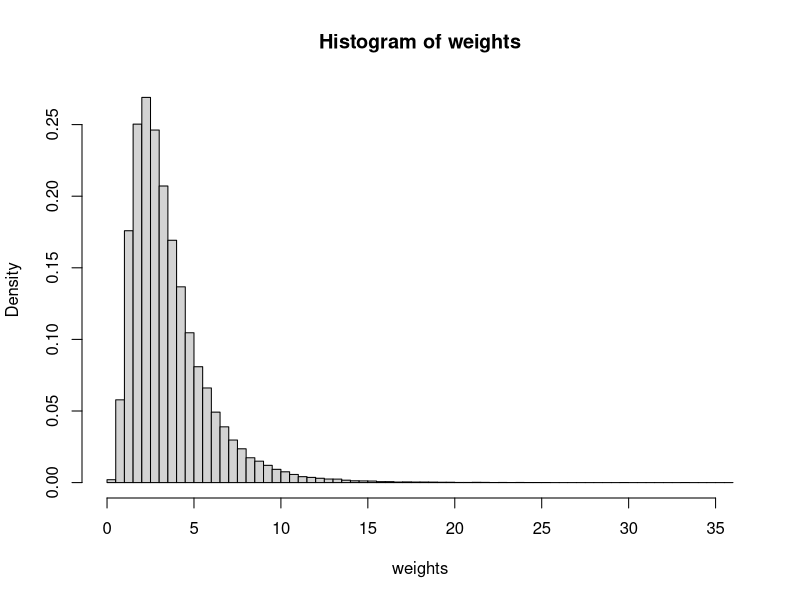
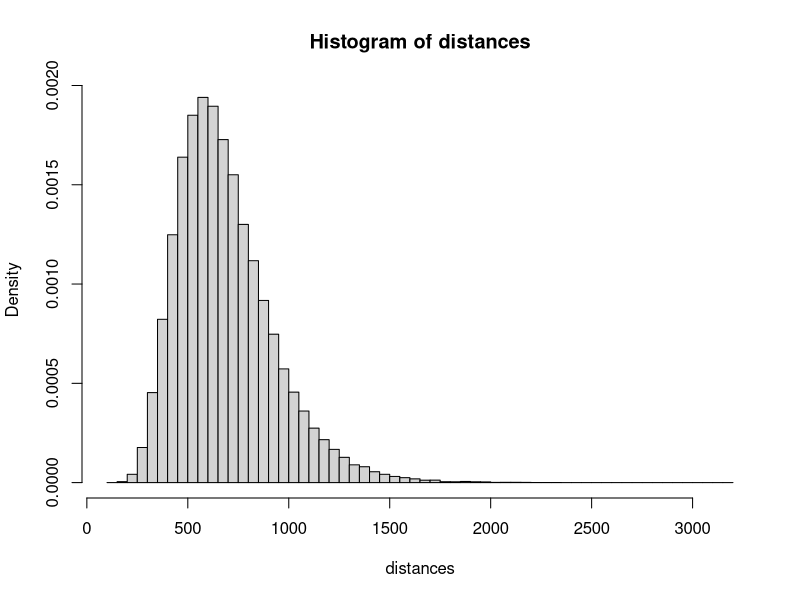

Recreate these plots in R, in order. (Note: this script raises an error after producing the figures.)
# Source code for the creation of the benchmark.csv file

# Parameters of the simulation
n <- 100000
x <- matrix(c(runif(2*n)),ncol = 2,byrow = TRUE)

# Generate weights with a LogNormal distribution
mu1 <- log(3000)
sigma1 <- log(1.8)
exp(mu1+sigma1**2/2)
exp(2*mu1+4*sigma1**2/2)-exp(mu1+sigma1**2/2)**2
weights <- round(qlnorm(x[,1],mu1,sigma1)/1000,3)
hist(weights,breaks = 100,freq=FALSE)
mean(weights)
max(weights)

# Generate the errors on the weights
weightsTarifParam <- 0.7
weightsCost <- weights*weightsTarifParam
weightsError <- rnorm(n,mean(weightsCost),sd(weightsCost))
max(weightsError)
min(weightsError)
weightsFinalPrice <- weightsCost+weightsError
mean(weightsFinalPrice)
min(weightsFinalPrice)
var(weightsFinalPrice)

# Generate the distance with a LogNormal distribution
# routesCanada
# routesIATA <- cbind(paste(routesCanada$sourceAirport),paste(routesCanada$destinationAirport))
# routesDistance <- apply(routesIATA, 1, function(x) airportsDist(x[1],x[2])$value)
# max(routesDistance)
# mean(routesDistance)
mu2 <- log(650)
sigma2 <- log(1.4)
(distances <- round(qlnorm(x[,2],mu2,sigma2)))
hist(distances,breaks = 100,freq=FALSE)
mean(distances)
max(distances)

# Generate the errors on the distances
distancesTarifParam <- 0.0275
distancesCost <- distances*distancesTarifParam
distancesError <- rnorm(n,mean(distancesCost),sd(distancesCost))
distancesFinalPrice <- distancesCost+distancesError
mean(distancesFinalPrice)
var(distancesFinalPrice)
max(distancesFinalPrice)
min(distancesFinalPrice)

# Generate total price
baseCost <- 10
#taxRate <- sum(table(airportsCanada$province)*as.numeric(paste(taxRates$taxRate)))/length(airportsCanada$province)
taxRate <- 1.082408
profitMargin <- 1.15
(totalCost <- round((baseCost + weightsFinalPrice + distancesFinalPrice)*profitMargin*taxRate,2))
mean(totalCost)
var(totalCost)
max(totalCost)
min(totalCost)

# Export to csv format
(dataExport <- cbind(weights,distances,totalCost))
colnames(dataExport) <- c("Poids (Kg)","Distance (Km)","Prix (CAD $)")
write.csv(dataExport,paste(path,"/Reference/benchmark.csv",sep=""),row.names = FALSE)
